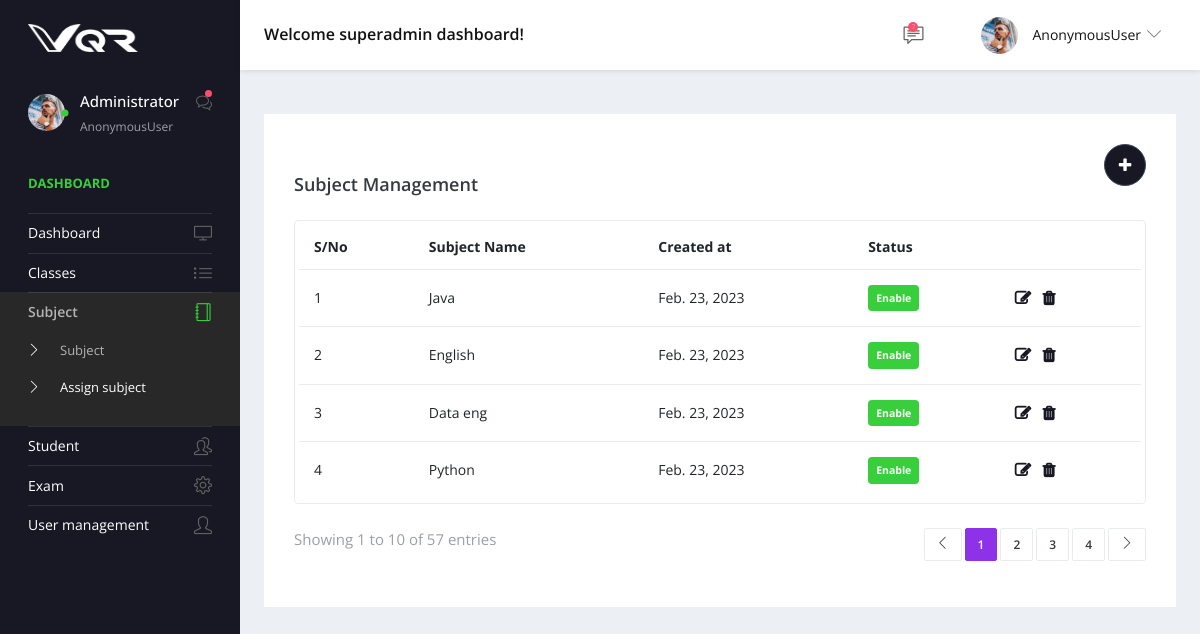
The page /subject_url on the database its author committed.
### app/models.py (models this page shows)
class common_table(models.Model):
    created_by = models.ForeignKey(User, related_name="%(app_label)s_%(class)s_ownership",on_delete=models.CASCADE,null=True)
    created_dt = models.DateField(auto_now=True)
    updated_by =  models.ForeignKey(User, related_name="%(app_label)s_%(class)s_ownership1",on_delete=models.CASCADE,null=True)
    updated_dt = models.DateField(null=True)
    created_tm = models.TimeField(auto_now=True)
    updated_tm = models.TimeField(null=True)
    status = models.CharField(max_length=10, null=True)
    class Meta:
        abstract = True

class Subject_master(common_table):
    name = models.CharField(max_length=25,null=True)

### app/views.py (the view)
# urls.py: path('subject_url',views.subject,name='subject_url'),
def subject(request):
    data = Subject_master.objects.all()
    context = {
        'data':data
    }
    return render(request,'subject.html',context)

### app/templates/subject.html (shortened to what this page needs)
{% extends 'base.html' %}
{% block content %}
<div class="content-wrapper">
    <div class="row">
      <div class="col-md-12 grid-margin stretch-card">
        <div class="card">
          <div class="card-body">
            <a href="{% url 'create_subject' %}">
            <button style=" float: right;background: #181824;" type="button" class="btn btn-dark btn-rounded btn-icon">
                <i class="fa fa-plus m-1"></i>
              </button>
          </a>
            <br>
            <div class="d-sm-flex align-items-center mb-4">
              <h4 class="card-title mb-sm-0 mt-2">Subject Management</h4>
            </div>
            <div class="table-responsive border rounded p-1">
              <table class="table">
                <thead>
                  <tr>
                    <th class="font-weight-bold"> S/No</th>
                    <th class="font-weight-bold">Subject Name</th>
                    <th class="font-weight-bold">Created at</th>
                    <th class="font-weight-bold">Status</th>
                    <th>
                    </th>
                  </tr>
                </thead>
                <tbody>
                  {% for i in data %}
                  <tr>
                    <td>{{forloop.counter}}</td>
                    <td>
                     {{i.name}}
                    </td>
                    <td>{{i.created_dt}}</td>
                    <td>
                      <div class="badge badge-success p-2">Enable</div>
                    </td>
                    <td>
                        <a href=""> <i style="color: #181824;
                            font-weight: bold;
                            font-size: 16px;" class="fa fa-edit"></i></a>
                        <a href="" class="m-2"> <i style="color: #181824;
                            font-weight: bold;
                            font-size: 16px;" class="fa fa-trash"></i></a>
                    </td>
                  </tr>
                  {% endfor %}
                </tbody>
              </table>
            </div>
            <div class="d-flex mt-4 flex-wrap">
              <p class="text-muted">Showing 1 to 10 of 57 entries</p>
              <nav class="ml-auto">
                <ul class="pagination separated pagination-info">
                  <li class="page-item"><a href="#" class="page-link"><i class="icon-arrow-left"></i></a></li>
                  <li class="page-item active"><a href="#" class="page-link">1</a></li>
                  <li class="page-item"><a href="#" class="page-link">2</a></li>
                  <li class="page-item"><a href="#" class="page-link">3</a></li>
                  <li class="page-item"><a href="#" class="page-link">4</a></li>
                  <li class="page-item"><a href="#" class="page-link"><i class="icon-arrow-right"></i></a></li>
                </ul>
              </nav>
            </div>
          </div>
        </div>
      </div>
    </div>
  </div>
{% endblock %}

### rows shown on the page
Subject_master: name "Java", created_dt "Feb. 23, 2023"
Subject_master: name "English", created_dt "Feb. 23, 2023"
Subject_master: name "Data eng", created_dt "Feb. 23, 2023"
Subject_master: name "Python", created_dt "Feb. 23, 2023"

### other values the page prints
{{ request.user }} "AnonymousUser"
